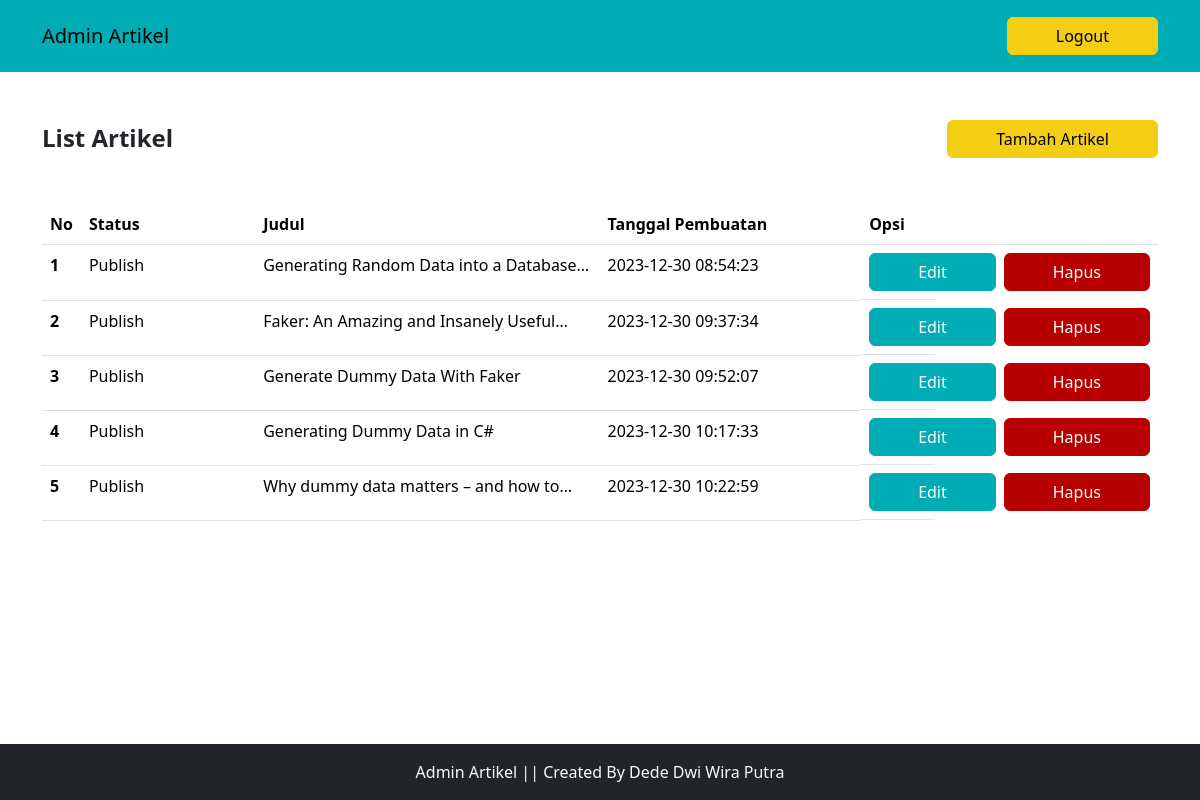
The page /pages/layout.php (signed in) on the database its author committed.
### tables this page shows
CREATE TABLE `artikel` (
  `id` int(11) NOT NULL,
  `status` tinyint(1) NOT NULL,
  `judul` varchar(360) NOT NULL,
  `isi` longtext NOT NULL,
  `gambar` varchar(255) NOT NULL,
  `created_at` datetime NOT NULL DEFAULT current_timestamp(),
  `updated_at` datetime NOT NULL DEFAULT current_timestamp() ON UPDATE current_timestamp()
);

### pages/dashboard/dashboard.php (the view, shortened to what this page needs)
<div class="container py-5">
    <div class="row">
        <div class="col">
            <div class="row">
                <div class="col">
                    <p class="fs-4 fw-semibold mb-5">List Artikel</p>
                </div>
                <div class="col text-end">
                    <a class="link btn btn-secondary text-black px-5" href="?q=tambah-artikel">Tambah Artikel</a>
                </div>
            </div>
            <?php
            include __DIR__ . '/../../datas/config.php';
            $query = "SELECT * FROM artikel";
            $result = $conn->query($query);
            ?>
            <table class="table">
                <thead>
                    <tr>
                        <th scope="col">No</th>
                        <th scope="col">Status</th>
                        <th scope="col">Judul</th>
                        <th scope="col">Tanggal Pembuatan</th>
                        <th scope="col">Opsi</th>
                    </tr>
                </thead>
                <?php if ($result->num_rows > 0) : ?>
                    <tbody>
                        <?php
                        $no = 1;
                        while ($row = $result->fetch_assoc()) : ?>
                            <tr>
                                <th scope="row"><?= $no++ ?></th>
                                <td class="col-2">
                                    <?php
                                    echo $row['status'] == 0 ? 'Draft' : 'Publish';
                                    ?>
                                </td>
                                <td class="col-4"><span class="truncate"><?= $row['judul'] ?></span></td>
                                <td class="col-3"><?= $row['created_at'] ?></td>
                                <td class="col-3 d-flex">
                                    <a class="link btn btn-primary text-white px-5" href="?q=edit-artikel&id=<?= $row['id'] ?>">Edit</a>
                                    <form class="ms-2" method="post" action="./manage-artikel/hapus/config.php">
                                        <button type="submit" class="link btn btn-red text-white px-5" name="delete_article">Hapus</button>
                                    </form>
                                </td>
                            </tr>
                        <?php endwhile; ?>
                    </tbody>
                <?php endif; ?>
            </table>
        </div>
    </div>
</div>

### pages/layout.php (shortened to what this page needs)
<!DOCTYPE html>
<html lang="en">
<head>
    <link href="https://cdn.jsdelivr.net/npm/bootstrap@5.3.2/dist/css/bootstrap.min.css" rel="stylesheet">
    <link rel="stylesheet" href="../assets/css/global.css">
</head>
<body>
    <nav class="navbar bg-primary py-3">
        <div class="container">
            <a class="navbar-brand">Admin Artikel</a>
            <div class="d-flex" role="search">
                <a class="link btn btn-secondary text-black px-5" href="./login/logout.php">Logout</a>
            </div>
        </div>
    </nav>
    <?php
    include './routes.php';
    ?>
    <footer class="footer mt-auto py-3 bg-dark fixed-bottom">
        <div class="container text-center">
            <span class="text-light">Admin Artikel || Created By Dede Dwi Wira Putra</span>
        </div>
    </footer>
</body>
</html>

### pages/routes.php
<?php
@$page = $_GET['q'];
if (!empty($page)) {
    switch ($page) {
        case 'tambah-artikel':
            include './manage-artikel/tambah/index.php';
            break;
        case 'edit-artikel':
            include './manage-artikel/edit/index.php';
            break;
        case 'logout':
            include 'logout.php';
            break;
    }
} else {
    include './dashboard/dashboard.php';
}

### assets/css/global.css (style rules this page uses)
.btn-primary { background-color: #00ADB5 !important; border: 1px solid #00ADB5 !important; transition: all 0.5s ease; }
.btn-secondary { background-color: #F4CE14 !important; border: 1px solid #F4CE14 !important; transition: all 0.5s ease; }
.btn-red { background-color: #B80000 !important; border: 1px solid #B80000 !important; transition: all 0.5s ease; }
.bg-primary { background-color: #00ADB5 !important; }
.link { text-decoration: none !important; }
.truncate { display: -webkit-box; -webkit-line-clamp: 1; -webkit-box-orient: vertical; overflow: hidden; text-overflow: ellipsis; }

### rows shown on the page
artikel: status "Publish", judul "Generating Random Data into a…", created_at "2023-12-30 08:54:23"
artikel: status "Publish", judul "Faker: An Amazing and Insanely…", created_at "2023-12-30 09:37:34"
artikel: status "Publish", judul "Generate Dummy Data With Faker", created_at "2023-12-30 09:52:07"
artikel: status "Publish", judul "Generating Dummy Data in C#", created_at "2023-12-30 10:17:33"
artikel: status "Publish", judul "Why dummy data matters – and how…", created_at "2023-12-30 10:22:59"
